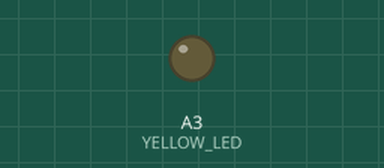
This program was run on a simulated Arduino Micro, built with avr-gcc and run on an emulated ATmega32U4. Parts: output pins drawn as LEDs (lit = HIGH).

Above: at 10.0 s.
Timing chart, 0 to 26.0 s (numbered marks = the images above):
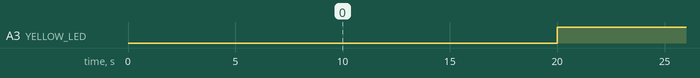

The program:

main.cpp
```cpp
#include <Arduino.h>
#include <TimerInterrupt.h>

#define USE_TIMER_1 true

const int TRIG_PIN = 4;
const int ECHO_PIN = 5;
const int BUTTON1 = 2;
const int BUTTON2 = 3;
const int YELLOW_LED = A3;
const int RED_LED = A2;

TimerInterrupt ITimer1;

void TimerHandler1(unsigned int outputPin) {
  static bool toggle1 = false;
  digitalWrite(outputPin, toggle1);
  toggle1 = !toggle1;
}

unsigned int outputPin1 = 13; // LED_BUILTIN
#define TIMER1_INTERVAL_MS 10000

void setup() {
  pinMode(YELLOW_LED, OUTPUT);

  ITimer1.init();

  ITimer1.attachInterruptInterval(TIMER1_INTERVAL_MS, TimerHandler1, YELLOW_LED, 0);
}

void loop() {
}
```

Measured:
- by itself, A3 (YELLOW_LED): alternates HIGH for 10.0 s and LOW for 10.0 s
